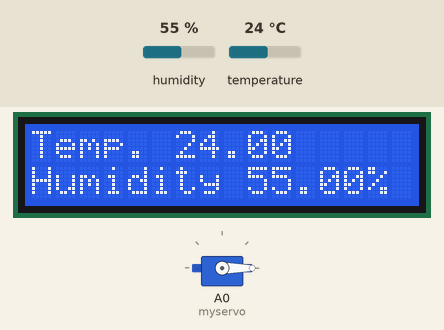
Recording of a sketch running on a simulated Arduino Uno, built with avr-gcc and run on an emulated ATmega328P. Shown: 16×2 character LCD, servo. Inputs (shaded band) come from the test bench; at power-on: temperature 24 °C, humidity 55 %.

Above: at 1.2 s.
1.3 s: temperature set to 23.1 °C
At 5.3 s:
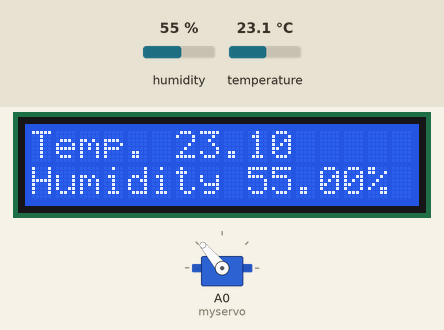
7.5 s: temperature set to 22.5 °C
At 11.5 s:
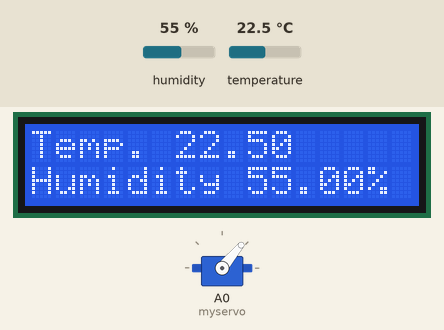
12.5 s: humidity set to 22 %
At 16.7 s:
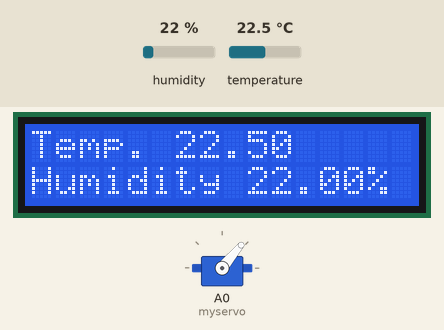
17.6 s: humidity set to 40 %
At 21.3 s:
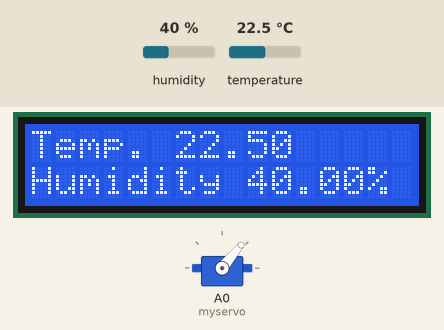
Timing chart, 0 to 22.8 s (numbered marks = the images above; inputs shaded):
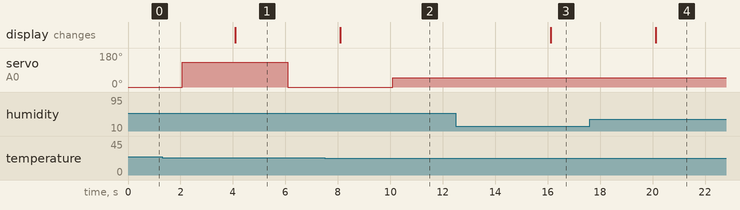

The sketch:

DHT22_LCD_Servo1.ino
```cpp
/* Servo */
#include <Servo.h>
Servo myservo;
int pos = 0;    // variable to store the servo position

/* LCD Screen */
#include <LiquidCrystal.h>
const int rs = 12, en  = 11, d4 = 5, d5 = 4, d6 = 3, d7 = 2;
LiquidCrystal lcd(rs, en, d4, d5, d6, d7);

/*  Temperature humidity sensor */
#include <DHT.h>
#define datapin 7     // Digital  pin we're connected to
#define DHTTYPE DHT22
DHT dht(datapin, DHTTYPE);


void  setup() {
  Serial.begin(9600);
  dht.begin();
  lcd.begin(16, 2);
  myservo.attach(A0);  // attaches the servo on pin A0 to the servo object
  myservo.write(0); // Start with servo at 0 degrees
}

void loop() {

  /* Find Temperature & Humidity */
  float air_temp = dht.readTemperature();
  float humidity = dht.readHumidity();

  /* Check if reading failed */
  if (isnan(air_temp)) {
    Serial.println("Failed to read from DHT sensor!");
    return;
  }

  /* Print Output on LCD Screen  */
  lcd.setCursor(0,0);
  lcd.print(String("Temp. ") + String(air_temp));
  lcd.setCursor(0,1);
  lcd.print(String("Humidity ") + String(humidity) + String("%"));

  delay(2000);

 // Servo control based on temperature
  myservo.write(0);
  if (air_temp >= 24.0) {
    myservo.write(130); // Move to 130 degrees
  } else if (air_temp <= 23.0) {
    myservo.write(50);   // Move back to 0 degrees
  }

 /*// Servo control based on  humidity (easier to test)
    myservo.write(0);
  if (humidity >= 50) {
    myservo.write(130); // Move to 130 degrees
  } else if (humidity <= 40) {
    myservo.write(50);   // Move back to 0 degrees
  }
*/
  delay(2000); // Wait a few seconds between readings


}
 
```

Measured:
- the behaviour switches between 24 and 23.9 °C on temperature (found by bisection; images 0 and 1)
- the behaviour switches between 23.1 and 23 °C on temperature (found by bisection; images 1 and 2)
- after the input at 1.3 s, the display: changes after 2.8 s (image 1)
- after the input at 7.5 s, servo on A0 (myservo): 0° → 50° after 2.6 s; the display: changes after 0.59 s (image 2)
- after the input at 12.5 s, the display: changes after 3.6 s (image 3)
- after the input at 17.6 s, the display: changes after 2.5 s (image 4)
